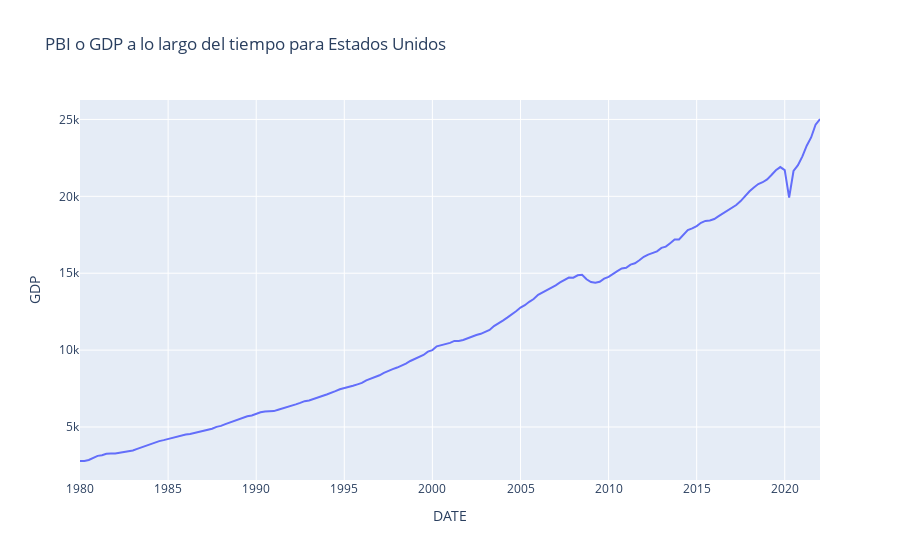

Notebook code cell kept with this figure:
### Code cell
import pandas as pd
import plotly.express as px

gdp = pd.read_csv('GDP.csv')

fig = px.line(gdp, x='DATE', y='GDP', title='PBI o GDP a lo largo del tiempo para Estados Unidos')
fig.show()

### Figure 1 — Plotly figure (JSON) as saved in the notebook; plotly's stock layout.template omitted (floating-point values rounded to 4 significant figures; data arrays with more than 128 entries replaced by an {"elided": "..."} marker saying what was removed)
{"data": [{"hovertemplate": "DATE=%{x}<br>GDP=%{y}<extra></extra>", "legendgroup": "", "line": {"color": "#636efa", "dash": "solid"}, "marker": {"symbol": "circle"}, "mode": "lines", "name": "", "orientation": "v", "showlegend": false, "x": {"elided": "169 str values"}, "xaxis": "x", "y": {"elided": "169 float values"}, "yaxis": "y", "type": "scatter"}], "layout": {"xaxis": {"anchor": "y", "domain": [0, 1], "title": {"text": "DATE"}}, "yaxis": {"anchor": "x", "domain": [0, 1], "title": {"text": "GDP"}}, "legend": {"tracegroupgap": 0}, "title": {"text": "PBI o GDP a lo largo del tiempo para Estados Unidos"}}}
